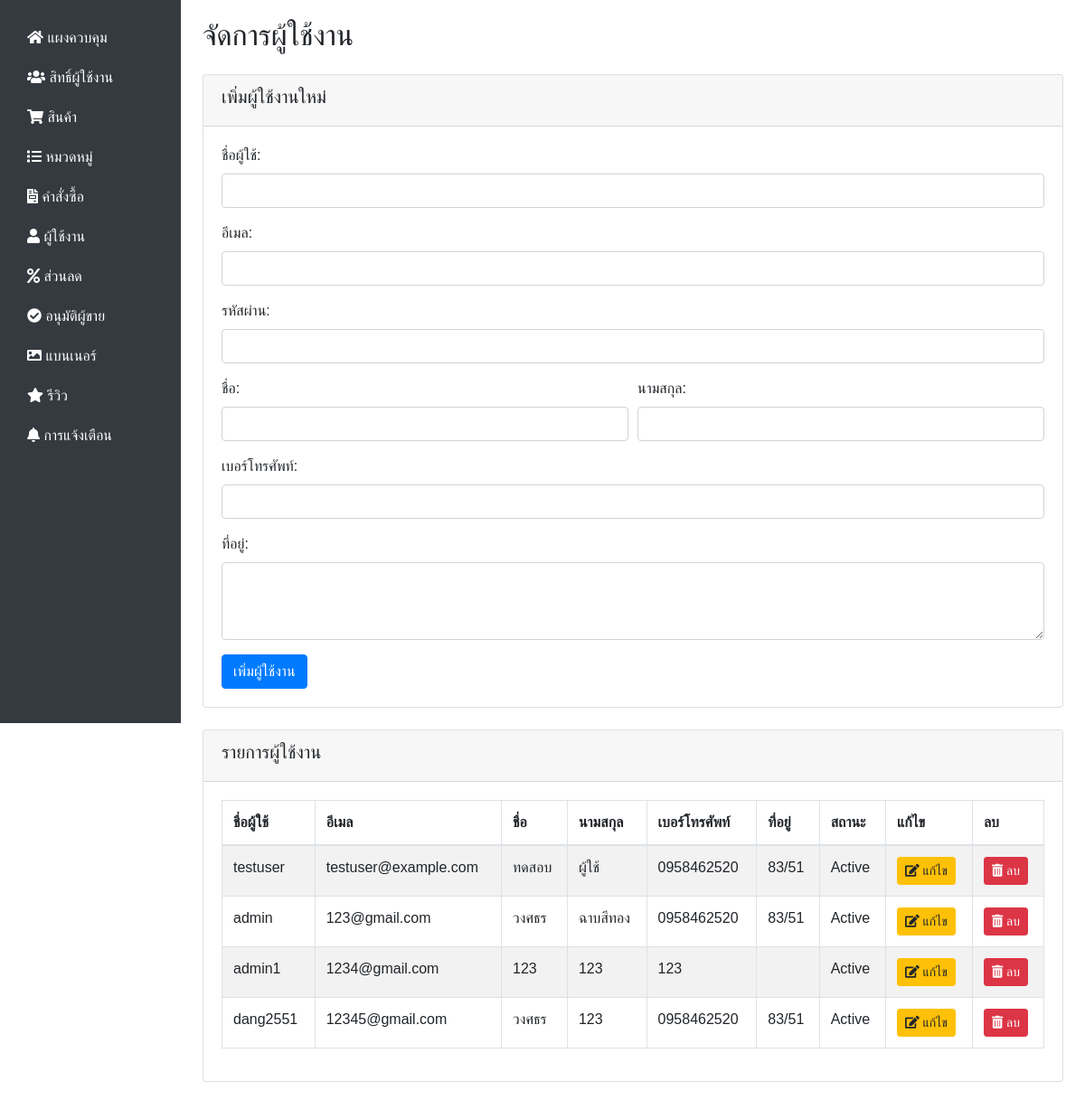
/Admin_dashboard/users.php (signed in), run on the app's committed database.
### tables this page shows
CREATE TABLE `users` (
  `user_id` int(11) NOT NULL,
  `username` varchar(50) NOT NULL,
  `email` varchar(100) NOT NULL,
  `password` varchar(255) NOT NULL,
  `first_name` varchar(50) DEFAULT NULL,
  `last_name` varchar(50) DEFAULT NULL,
  `created_at` timestamp NOT NULL DEFAULT current_timestamp(),
  `reset_token` varchar(255) DEFAULT NULL,
  `reset_token_expires` int(11) DEFAULT NULL,
  `phone_number` varchar(20) DEFAULT NULL,
  `address` text DEFAULT NULL,
  `is_active` tinyint(1) NOT NULL DEFAULT 1
);

### Admin_dashboard/users.php (the view, shortened to what this page needs)
<?php
$db_host = 'localhost';
$db_username = 'root';
$db_password = '';
$db_name = 'test1';
$conn = mysqli_connect($db_host, $db_username, $db_password, $db_name);
mysqli_set_charset($conn, "utf8");
?>
    <!DOCTYPE html>
    <html lang="en">
    <head>
        <link rel="stylesheet" href="https://stackpath.bootstrapcdn.com/bootstrap/4.5.2/css/bootstrap.min.css">
        <link rel="stylesheet" href="https://cdnjs.cloudflare.com/ajax/libs/font-awesome/5.15.4/css/all.min.css">
    </head>
    <body>
    <div class="container-fluid">
        <div class="row">
            <nav id="sidebar" class="col-md-3 col-lg-2 d-md-block sidebar">
                <?php include 'sidebar.php'; ?>
            </nav>
            <main role="main" class="col-md-9 ml-sm-auto col-lg-10 px-md-4 content">
                <h2 class="mb-4">จัดการผู้ใช้งาน</h2>
                <div class="card mb-4">
                    <div class="card-header">
                        <h5>เพิ่มผู้ใช้งานใหม่</h5>
                    </div>
                    <div class="card-body">
                        <form action="users.php" method="POST">
                            <div class="form-group">
                                <label for="username">ชื่อผู้ใช้:</label>
                                <input type="text" class="form-control" id="username" name="username" required>
                            </div>
                            <div class="form-group">
                                <label for="email">อีเมล:</label>
                                <input type="email" class="form-control" id="email" name="email" required>
                            </div>
                            <div class="form-group">
                                <label for="password">รหัสผ่าน:</label>
                                <input type="password" class="form-control" id="password" name="password" required>
                            </div>
                            <div class="form-row">
                                <div class="form-group col-md-6">
                                    <label for="first_name">ชื่อ:</label>
                                    <input type="text" class="form-control" id="first_name" name="first_name">
                                </div>
                                <div class="form-group col-md-6">
                                    <label for="last_name">นามสกุล:</label>
                                    <input type="text" class="form-control" id="last_name" name="last_name">
                                </div>
                            </div>
                            <div class="form-group">
                                <label for="phone_number">เบอร์โทรศัพท์:</label>
                                <input type="text" class="form-control" id="phone_number" name="phone_number">
                            </div>
                            <div class="form-group">
                                <label for="address">ที่อยู่:</label>
                                <textarea class="form-control" id="address" name="address" rows="3"></textarea>
                            </div>
                            <button type="submit" class="btn btn-primary" name="add_user">เพิ่มผู้ใช้งาน</button>
                        </form>
                    </div>
                </div>
                <div class="card">
                    <div class="card-header">
                        <h5>รายการผู้ใช้งาน</h5>
                    </div>
                    <div class="card-body">
                        <div class="table-responsive">
                            <table class="table table-striped table-bordered">
                                <thead>
                                <tr>
                                    <th>ชื่อผู้ใช้</th>
                                    <th>อีเมล</th>
                                    <th>ชื่อ</th>
                                    <th>นามสกุล</th>
                                    <th>เบอร์โทรศัพท์</th>
                                    <th>ที่อยู่</th>
                                    <th>สถานะ</th>
                                    <th>แก้ไข</th>
                                    <th>ลบ</th>
                                </tr>
                                </thead>
                                <tbody>
                                <?php
                                $sql = "SELECT * FROM users";
                                $result = mysqli_query($conn, $sql);
                                if (mysqli_num_rows($result) > 0) {
                                    while($row = mysqli_fetch_assoc($result)) {
                                        echo "<tr>";
                                        echo "<td>" . htmlspecialchars($row['username']) . "</td>";
                                        echo "<td>" . htmlspecialchars($row['email']) . "</td>";
                                        echo "<td>" . htmlspecialchars($row['first_name']) . "</td>";
                                        echo "<td>" . htmlspecialchars($row['last_name']) . "</td>";
                                        echo "<td>" . htmlspecialchars($row['phone_number']) . "</td>";
                                        echo "<td>" . htmlspecialchars($row['address']) . "</td>";
                                        echo "<td>" . ($row['is_active'] == 1 ? 'Active' : 'Inactive') . "</td>";
                                        echo "<td><a href='#' class='btn btn-sm btn-warning' data-toggle='modal' data-target='#editUserModal' data-user_id='" . $row['user_id'] . "' data-username='" . htmlspecialchars($row['username']) . "' data-email='" . htmlspecialchars($row['email']) . "' data-first_name='" . htmlspecialchars($row['first_name']) . "' data-last_name='" . htmlspecialchars($row['last_name']) . "' data-phone_number='" . htmlspecialchars($row['phone_number']) . "' data-address='" . htmlspecialchars($row['address']) . "' data-is_active='" . $row['is_active'] . "'><i class='fas fa-edit'></i> แก้ไข</a></td>";
                                        echo "<td><a href='users.php?delete_id=" . $row['user_id'] . "' class='btn btn-sm btn-danger' onclick='return confirm(\"คุณต้องการลบผู้ใช้งานนี้?\");'><i class='fas fa-trash-alt'></i> ลบ</a></td>";
                                        echo "</tr>";
                                    }
                                } else {
                                    echo "<tr><td colspan='9'>ไม่มีข้อมูลผู้ใช้งาน</td></tr>";
                                }
                                ?>
                                </tbody>
                            </table>
                        </div>
                    </div>
                </div>
            </main>
        </div>
    </div>
    </body>
    </html>

### Admin_dashboard/users.php (style rules this page uses)
body { font-family: 'Arial', sans-serif; }
.sidebar { height: 100vh; background-color: #343a40; color: white; padding-top: 20px; }
.content { padding: 20px; }

### data on the page
users: username "testuser", email "testuser@example.com", first_name "ทดสอบ", last_name "ผู้ใช้", phone_number "0958462520", address "83/51", is_active "Active"
users: username "admin", email "123@gmail.com", first_name "วงศธร", last_name "ฉาบสีทอง", phone_number "0958462520", address "83/51", is_active "Active"
users: username "admin1", email "1234@gmail.com", first_name "123", last_name "123", phone_number "123", is_active "Active"
users: username "dang2551", email "12345@gmail.com", first_name "วงศธร", last_name "123", phone_number "0958462520", address "83/51", is_active "Active"
